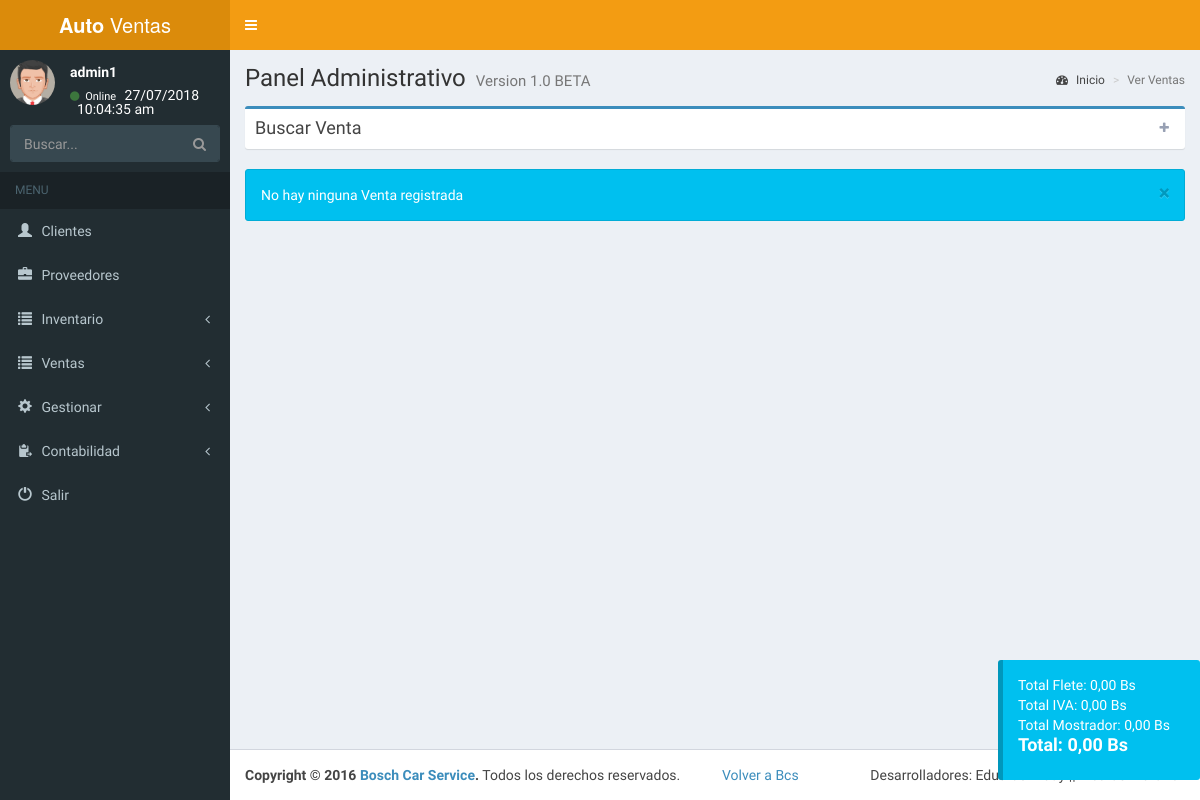
The app's page /admin/ver_facturar.php (signed in), older data.
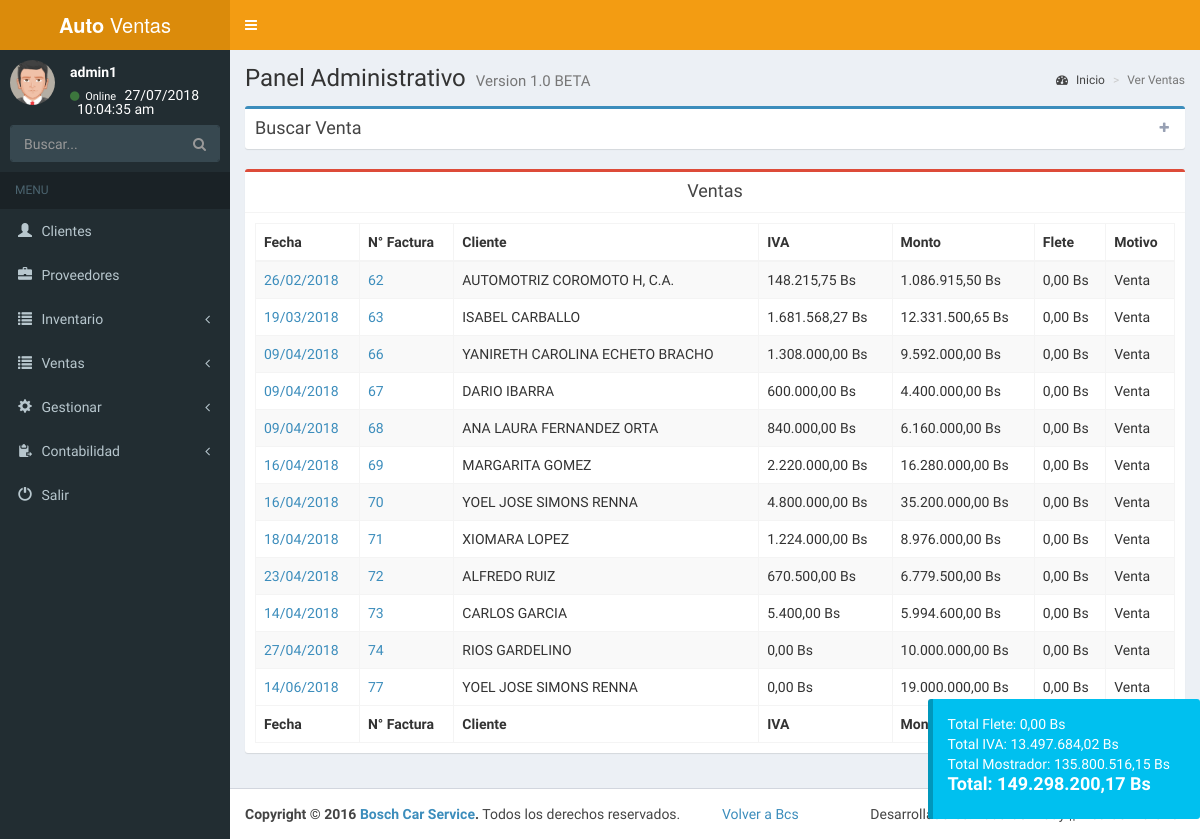
The same page, newer data.
### tables this page shows
CREATE TABLE `factura` (
  `id_factura` int(11) NOT NULL,
  `id_cliente` int(11) NOT NULL,
  `fecha` date NOT NULL,
  `iva` varchar(5) NOT NULL,
  `flete` varchar(30) NOT NULL,
  `ml` int(11) NOT NULL,
  `habilitado` int(11) NOT NULL,
  `imp` int(11) NOT NULL
);

CREATE TABLE `cliente` (
  `id_cliente` int(11) NOT NULL,
  `id_tipo` int(11) NOT NULL,
  `dni` varchar(10) NOT NULL,
  `nombre` varchar(100) NOT NULL,
  `telf` varchar(15) NOT NULL,
  `direccion` varchar(100) NOT NULL,
  `correo` varchar(50) NOT NULL,
  `images` longtext NOT NULL,
  `habilitado` int(11) NOT NULL
);

CREATE TABLE `detalle_factura` (
  `id_detalle` int(11) NOT NULL,
  `id_factura` int(11) NOT NULL,
  `id_pieza` int(11) NOT NULL,
  `cantidad` int(11) NOT NULL,
  `monto` varchar(140) NOT NULL
);

### admin/ver_facturar.php (the view, shortened to what this page needs)
<?php include("menu.php");
?>
  <link rel="stylesheet" href="plugins/daterangepicker/daterangepicker.css">
  <div class="content-wrapper">
    <section class="content-header">
      <h1>
        Panel Administrativo
        <small>Version 1.0 BETA</small>
      </h1>
      <ol class="breadcrumb">
        <li><a href="index.php"><i class="fa fa-dashboard"></i> Inicio</a></li>
        <li class="active">Ver Ventas</li>
      </ol>
    </section>
    <section class="content">
<?php
if(isset($_SESSION['ingreso'])){
?>
<div class="box box-primary collapsed-box">
            <div class="box-header with-border" data-widget="collapse">
              <h3 class="box-title">Buscar Venta</h3>
              <div class="box-tools pull-right">
                <button type="button" class="btn btn-box-tool" data-widget="collapse"><i class="fa fa-plus"></i>
                </button>
              </div>
            </div>
              </div>
<?php
$consulta=("SELECT * FROM factura WHERE habilitado=0 AND ml=1");
      $s=cons($consulta);
      if(mysqli_num_rows($s)<=0){
      echo alerta("No hay ninguna Venta registrada");
      }else{
        echo '<div class="box box-danger">
            <div class="box-header with-border text-center">
              <h3 class="box-title">Ventas</h3>
            </div>
            <div class="box-body">
              <table id="example1" class="table table-bordered table-striped">
                <thead>
                <tr>
                  <th>Fecha</th>
                  <th>N° Factura</th>
                  <th>Cliente</th>
                  <th>IVA</th>
                  <th>Monto</th>
                  <th>Flete</th>
                  <th>Motivo</th>
                </tr>
                </thead>
                <tbody id="prep">';
$total_iva=0;
$total_monto=0;
$total_flete=0;
$total_venta11=0;
while($row=mysqli_fetch_array($s)){
$id_factura=$row['id_factura'];
$fecha1=$row['fecha'];
$explo=explode('-', $fecha1);
$fecha=$explo[2]."/".$explo[1]."/".$explo[0];
$id_cliente=$row['id_cliente'];
$iva1=$row['iva'];
$flete1=$row['flete'];
$consulta3=("SELECT * FROM cliente WHERE id_cliente='$id_cliente' AND habilitado=0" );
$s3=cons($consulta3);
while($row3=mysqli_fetch_array($s3)){
$cliente=$row3['nombre'];
}
$consulta2=("SELECT * FROM detalle_factura WHERE id_factura='$id_factura'");
$s2=cons($consulta2);
$monto_pieza=0;
$tiva=0;
$tmonto=0;
if(mysqli_num_rows($s2)<=0){
echo alerta("Error en consulta 1");
}else{
while($row2=mysqli_fetch_array($s2)){
$monto11=$row2['monto'];
$cantidad11=$row2['cantidad'];
$monto_pieza2=($monto11*$cantidad11);
$monto_pieza=($monto_pieza+$monto_pieza2);
}
$tiva=($monto_pieza*($iva1/100));
$tmonto=($monto_pieza-$tiva);
}
  $motivo="Venta";
  $venta11=$tmonto;
echo '<tr>
<td><a href="perfil_venta.php?id='.$id_factura.'">'.$fecha.'</a></td>
<td><a href="perfil_venta.php?id='.$id_factura.'">'.$id_factura.'</a></td>
<td>'.$cliente.'</td>
<td>'.number_format($tiva,2,",",".").'&nbsp;Bs</td>
<td>'.number_format($tmonto,2,",",".").'&nbsp;Bs</td>
<td>'.number_format($flete1,2,",",".").'&nbsp;Bs</td>
<td>'.$motivo.'&nbsp;</td>
</tr>';
$total_iva=($total_iva+$tiva);
$total_flete=($total_flete+$flete1);
$total_monto=($total_monto+$tmonto);
$total_venta11=($total_venta11+$venta11);
}
echo '</tbody>
<tfoot>
    <tr>
                  <th>Fecha</th>
                  <th>N° Factura</th>
                  <th>Cliente</th>
                  <th>IVA</th>
                  <th>Monto</th>
                  <th>Flete</th>
                  <th>Motivo</th>
                </tr>
</tfoot>
</table>
</div>
          </div>';
        }
?>
<?php
if (!isset($total_iva) && !isset($total_monto)) {
$total_iva=0;
$total_monto=0;
}
echo '<div id="totales" class="callout callout-info">
Total Flete: '.number_format($total_flete,2,",",".").' Bs<br>
Total IVA: '.number_format($total_iva,2,",",".").' Bs
<br>Total Mostrador: '.number_format($total_venta11,2,",",".").'
Bs<br><h4>Total: '.number_format(($total_iva+($total_monto)),2,",",".").' Bs</h4>
</div>';
              ?>
<?php
}
include("footer.php");
?>

### admin/conexion.php (shortened to what this page needs)
<?php session_start();
function cons($var){
$ret= mysqli_query($_SESSION['conexion_database'],$var) or die(mysqli_error($_SESSION['conexion_database']));
return $ret;
}
?>
<?php
function alerta($valor){
$var='<div class="alert alert-info alert-dismissible">
                <button type="button" class="close" data-dismiss="alert" aria-hidden="true">×</button>'.$valor.' </div>';
				return $var;
}
?>

Row changes from the older to the newer data that the page shows:
added factura: fecha "26/02/2018", id_factura "62", id_cliente.nombre "AUTOMOTRIZ COROMOTO H, C.A.", tiva "148.215,75", tmonto "1.086.915,50", flete "0,00", motivo "Venta"
added factura: fecha "19/03/2018", id_factura "63", id_cliente.nombre "ISABEL CARBALLO", tiva "1.681.568,27", tmonto "12.331.500,65", flete "0,00", motivo "Venta"
added factura: fecha "09/04/2018", id_factura "66", id_cliente.nombre "YANIRETH CAROLINA ECHETO BRACHO", tiva "1.308.000,00", tmonto "9.592.000,00", flete "0,00", motivo "Venta"
added factura: fecha "09/04/2018", id_factura "67", id_cliente.nombre "DARIO IBARRA", iva.cantidad "600.000,00", iva.cantidad "4.400.000,00", flete "0,00", motivo "Venta"
added factura: fecha "09/04/2018", id_factura "68", id_cliente.nombre "ANA LAURA FERNANDEZ ORTA", iva.cantidad "840.000,00", iva.cantidad "6.160.000,00", flete "0,00", motivo "Venta"
added factura: fecha "16/04/2018", id_factura "69", id_cliente.nombre "MARGARITA GOMEZ", tiva "2.220.000,00", tmonto "16.280.000,00", flete "0,00", motivo "Venta"
added factura: fecha "16/04/2018", id_factura "70", id_cliente.nombre "YOEL JOSE SIMONS RENNA", tiva "4.800.000,00", tmonto "35.200.000,00", flete "0,00", motivo "Venta"
added factura: fecha "18/04/2018", id_factura "71", id_cliente.nombre "XIOMARA LOPEZ", tiva "1.224.000,00", tmonto "8.976.000,00", flete "0,00", motivo "Venta"
added factura: fecha "23/04/2018", id_factura "72", id_cliente.nombre "ALFREDO RUIZ", iva.cantidad "670.500,00", iva.cantidad "6.779.500,00", flete "0,00", motivo "Venta"
added factura: fecha "14/04/2018", id_factura "73", id_cliente.nombre "CARLOS GARCIA", iva.cantidad "5.400,00", iva.cantidad "5.994.600,00", flete "0,00", motivo "Venta"
added factura: fecha "27/04/2018", id_factura "74", id_cliente.nombre "RIOS GARDELINO", tiva "0,00", tmonto "10.000.000,00", flete "0,00", motivo "Venta"
added factura: fecha "14/06/2018", id_factura "77", id_cliente.nombre "YOEL JOSE SIMONS RENNA", iva.cantidad "0,00", iva.cantidad "19.000.000,00", flete "0,00", motivo "Venta"
Text that changed along with them:
$total_iva: "0,00" → "13.497.684,02"
$total_venta11: "0,00" → "135.800.516,15"
$total_iva+($total_monto): "0,00" → "149.298.200,17"
$valor: "No hay ninguna Venta registrada" → (not shown)
text now shown: "Ventas Fecha N° Factura Cliente IVA Monto Flete Motivo Fecha N° Factura Cliente IVA Monto"
